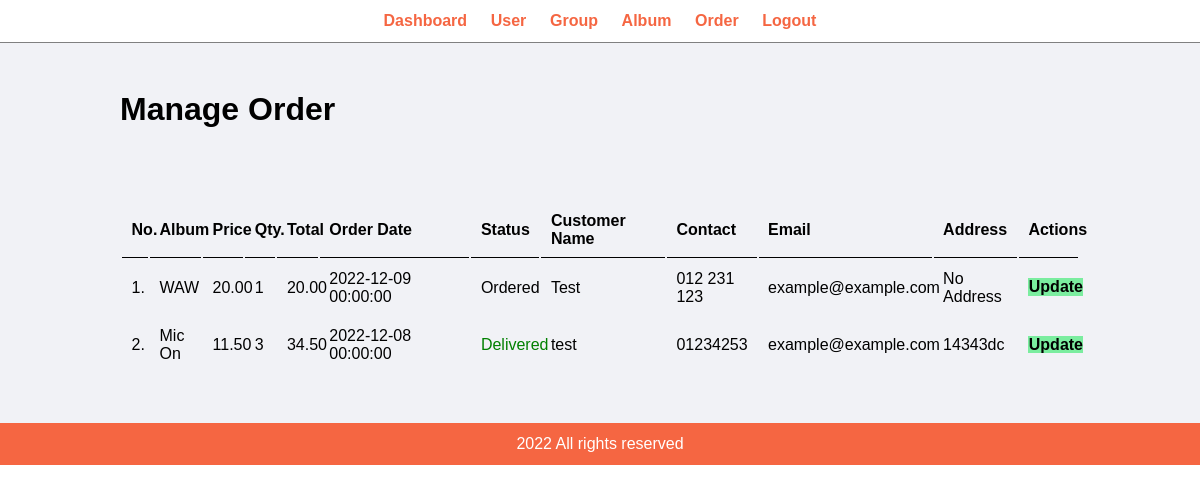
Page /admin/manage-order.php (signed in) on the earlier database version.
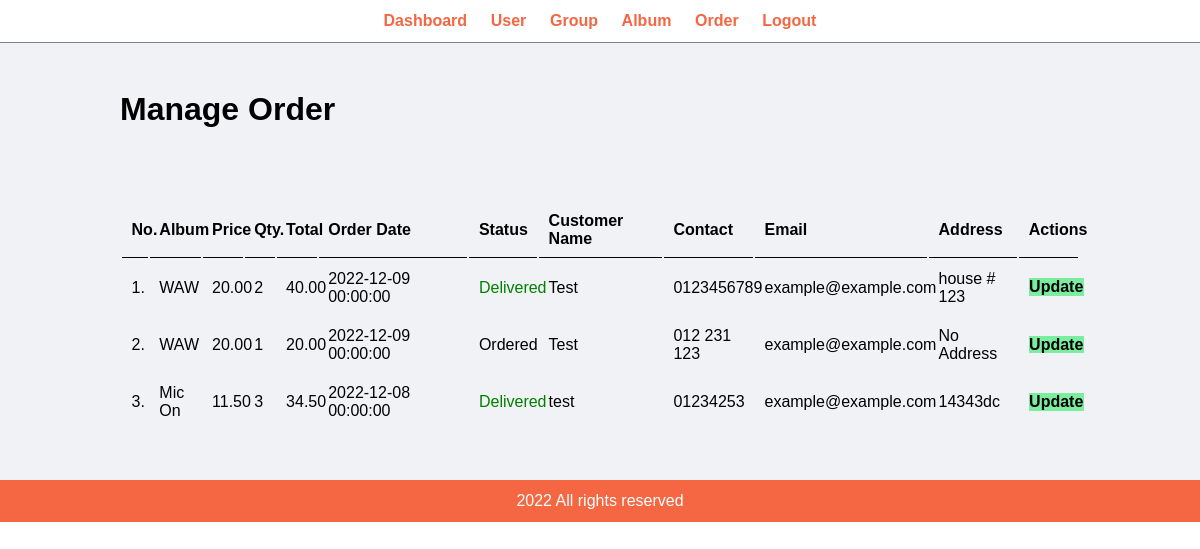
Same page on the later database version.
### tables this page shows
CREATE TABLE IF NOT EXISTS `tbl_order` (
  `id` int UNSIGNED NOT NULL AUTO_INCREMENT,
  `album` varchar(150) NOT NULL,
  `price` decimal(10,2) NOT NULL,
  `qty` int NOT NULL,
  `total` decimal(10,2) NOT NULL,
  `order_date` datetime NOT NULL,
  `status` varchar(50) NOT NULL,
  `customer_name` varchar(150) NOT NULL,
  `customer_contact` varchar(20) NOT NULL,
  `customer_email` varchar(150) NOT NULL,
  `customer_address` varchar(255) NOT NULL,
  PRIMARY KEY (`id`)
);

### admin/manage-order.php (the view, shortened to what this page needs)
<?php include('partials/navbar.php'); ?>
<div class="main-content">
    <div class="wrapper">
        <h1>Manage Order</h1>
        <br /><br />
        <br><br>
        <table class="tbl-full">
            <tr>
                <th>No.</th>
                <th>Album</th>
                <th>Price</th>
                <th>Qty.</th>
                <th>Total</th>
                <th>Order Date</th>
                <th>Status</th>
                <th>Customer Name</th>
                <th>Contact</th>
                <th>Email</th>
                <th>Address</th>
                <th>Actions</th>
            </tr>
            <?php
                $sql = "SELECT * FROM tbl_order ORDER BY id DESC";
                $res = mysqli_query($conn, $sql);
                $count = mysqli_num_rows($res);
                $sn = 1;
                if($count>0)
                {
                    while($row=mysqli_fetch_assoc($res))
                    {
                        $id = $row['id'];
                        $album = $row['album'];
                        $price = $row['price'];
                        $qty = $row['qty'];
                        $total = $row['total'];
                        $order_date = $row['order_date'];
                        $status = $row['status'];
                        $customer_name = $row['customer_name'];
                        $customer_contact = $row['customer_contact'];
                        $customer_email = $row['customer_email'];
                        $customer_address = $row['customer_address'];
                        ?>
                        <tr>
                            <td><?php echo $sn++; ?>. </td>
                            <td><?php echo $album; ?></td>
                            <td><?php echo $price; ?></td>
                            <td><?php echo $qty; ?></td>
                            <td><?php echo $total; ?></td>
                            <td><?php echo $order_date; ?></td>
                            <td>
                                <?php
                                    if($status=="Ordered")
                                    {
                                        echo "<label>$status</label>";
                                    }
                                    elseif($status=="On Delivery")
                                    {
                                        echo "<label style='color: blue;'>$status</label>";
                                    }
                                    elseif($status=="Delivered")
                                    {
                                        echo "<label style='color: green;'>$status</label>";
                                    }
                                    elseif($status=="Delay")
                                    {
                                        echo "<label style='color: orange;'>$status</label>";
                                    }
                                    elseif($status=="Cancelled")
                                    {
                                        echo "<label style='color: red;'>$status</label>";
                                    }
                                ?>
                            </td>
                            <td><?php echo $customer_name; ?></td>
                            <td><?php echo $customer_contact; ?></td>
                            <td><?php echo $customer_email; ?></td>
                            <td><?php echo $customer_address; ?></td>
                            <td>
                                <a href="<?php echo SITEURL; ?>admin/update-order.php?id=<?php echo $id; ?>" class="btn-secondary">Update</a>
                            </td>
                        </tr>
            <?php
                    }
                }
                else
                {
                    echo "<tr><td colspan='12' class='error'>Orders not Available</td></tr>";
                }
            ?>
        </table>
    </div>
</div>
<?php include('partials/footer.php'); ?>

### admin/partials/navbar.php (shortened to what this page needs)
<html>
    <head>
        <link rel="stylesheet" href="../css/admin.css">
    </head>
    <body>
        <div class="menu text-center">
            <div class="wrapper">
                <ul>
                    <li><a href="index.php">Dashboard</a></li>
                    <li><a href="manage-user.php">User</a></li>
                    <li><a href="manage-group.php">Group</a></li>
                    <li><a href="manage-album.php">Album</a></li>
                    <li><a href="manage-order.php">Order</a></li>
                    <li><a href="logout.php">Logout</a></li>
                </ul>
            </div>
        </div>

### admin/partials/footer.php
        <div class="footer">
            <div class="wrapper">
                <p class="text-center">2022 All rights reserved</p>
            </div>
        </div>
    </body>
</html>

### css/admin.css (style rules this page uses)
* { margin: 0; padding: 0; font-family: Arial, Helvetica, sans-serif; }
.wrapper { padding: 1%; width: 80%; margin: 0 auto; }
.text-center { text-align: center; }
.tbl-full { width: 100%; }
table tr th { border-bottom: 1px solid black; padding: 1%; text-align: left; }
table tr td { padding: 1%; }
.btn-secondary { background-color: #7bed9f; padding: 1%; color: black; text-decoration: none; font-weight: bold; }
.menu { border-bottom: 1px solid grey; }
.menu ul { list-style-type: none; }
.menu ul li { display: inline; padding: 1%; }
.menu ul li a { text-decoration: none; font-weight: bold; color: #f56642; }
.main-content { background-color: #f1f2f6; padding: 3% 0; }
.footer { background-color: #f56642; color: white; }

Differences in the rows shown:
added tbl_order: album "WAW", price "20.00", qty "2", total "40.00", order_date "2022-12-09 00:00:00", status "Delivered", customer_name "Test", customer_contact "0123456789", customer_email "example@example.com", customer_address "house # 123"
